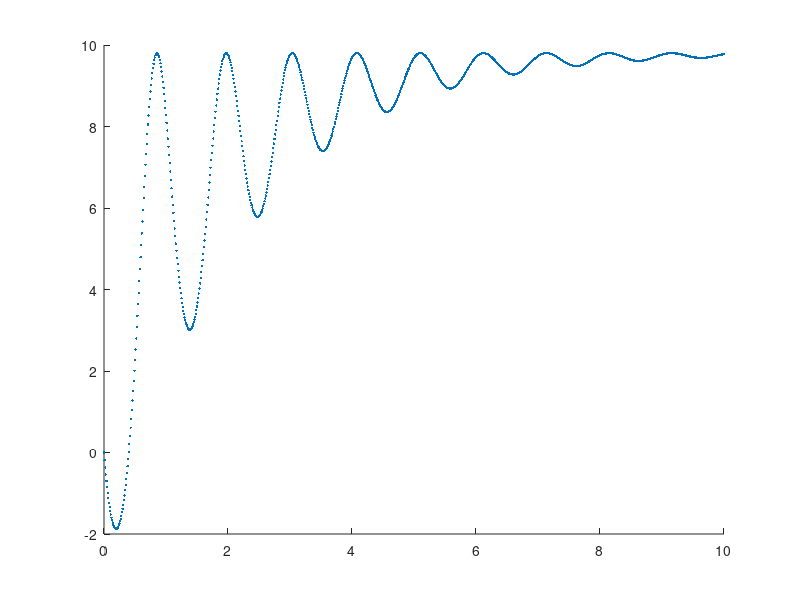

The MATLAB source for this figure:
close all;
clear all;
clc;

function local = RK4(fun_rhs,a,b,init_cond,n_ints)
  
  nrow = n_ints+1;
  ncol = size(init_cond)(2);
  
  local = zeros(nrow,ncol);
  
  h = (b - a)/n_ints;
  
  x = zeros(nrow,1);
  y = zeros(nrow,ncol);
  x(1) = a;
  y(1,:) = init_cond;
  
  for ii=1:n_ints
    K1 = h*fun_rhs(x(ii),y(ii,:));
    K2 = h*fun_rhs(x(ii)+0.5*h, y(ii,:)+0.5*K1);
    K3 = h*fun_rhs(x(ii)+0.5*h, y(ii,:)+0.5*K2);
    K4 = h*fun_rhs(x(ii)+h, y(ii,:)+K3);
    
    x(ii+1) = x(ii) + h;
    y(ii+1,:) = y(ii,:) + (1/6)*(K1 + 2*K2 + 2*K3 + K4);
  end
  
  local = cat(2, x, y);
end

c = 0.5;
g = 9.8;
l = 1;
m = 1;

fr = @(x,y) [y(2), -(c/m)*y(2)- (g/l)*sin(y(1))];

a=0;
b=10;
y0=[pi/2,2];
npts = 1000;
sol = RK4(fr,a,b,y0,npts);


hold on;
scatter(sol(:,1),m*g*cos(sol(:,2)),3,'filled');
